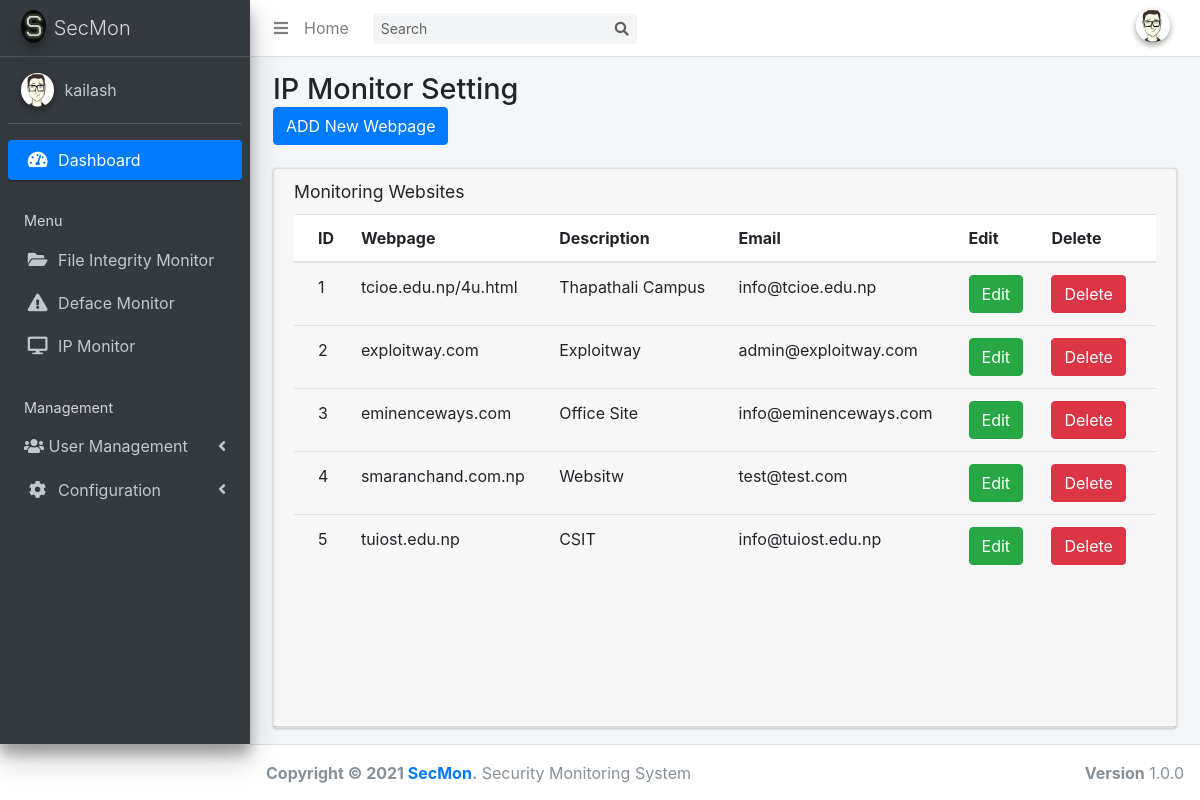
/defacemon_sett.php, run on an earlier commit of the app's database.
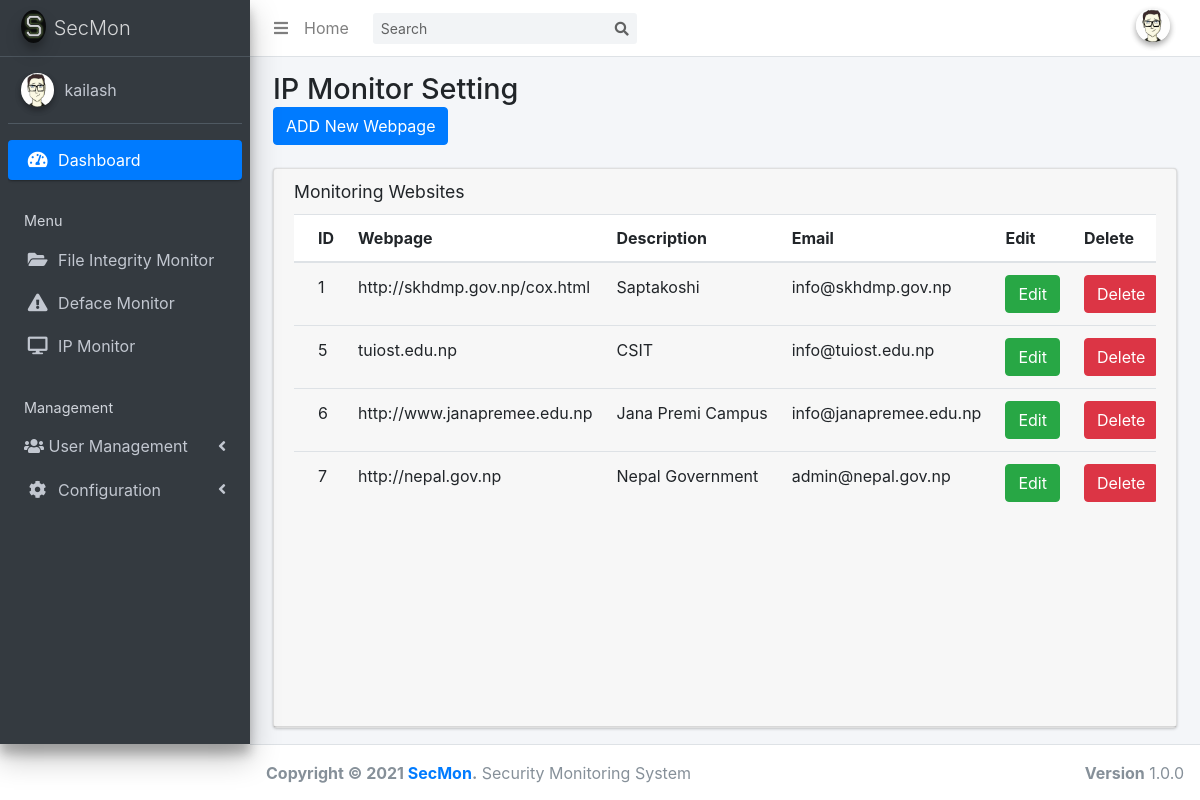
And on a later commit of the database.
### tables this page shows
CREATE TABLE `filescan_config` (
  `id` int(255) NOT NULL,
  `account` varchar(200) NOT NULL,
  `scan_path` varchar(200) NOT NULL,
  `email` varchar(200) NOT NULL,
  `file_extensions` varchar(200) NOT NULL
);

CREATE TABLE `deface_config` (
  `id` int(255) NOT NULL,
  `website` varchar(255) NOT NULL,
  `description` varchar(255) NOT NULL,
  `email` varchar(255) NOT NULL,
  `contact` varchar(255) NOT NULL
);

### defacemon_sett.php (the view, shortened to what this page needs)
<!DOCTYPE html>
<html>
<head>
    <link rel="stylesheet" href="plugins/fontawesome-free/css/all.min.css">
    <link rel="stylesheet" href="https://code.ionicframework.com/ionicons/2.0.1/css/ionicons.min.css">
    <link rel="stylesheet" href="dist/css/adminlte.min.css">
    <link rel="stylesheet" href="https://stackpath.bootstrapcdn.com/bootstrap/4.3.1/css/bootstrap.min.css">
</head>
<body class="hold-transition sidebar-mini">
    <div class="wrapper">
        <?php include 'themepart/nav-bar.php'; ?>
        <?php include 'themepart/sidebar.php'; ?>
        <div class="content-wrapper">
            <section class="content-header">
                <div class="container-fluid">
                    <div class="row mb-2">
                        <div class="col-sm-6">
                            <h1>IP Monitor Setting</h1>
                            <button type="button" class="btn btn-primary" data-toggle="modal" data-target="#addURLModal">ADD New Webpage</button>
                        </div>
                    </div>
                </div>
            </section>
            <section class="content">
                <div class="container-fluid">
                    <div class="row">
                        <div class="col-12">
                            <div class="card">
                                <div class="card-header">
                                    <h3 class="card-title">Monitoring Websites</h3>
                                    <div class="card-body table-responsive p-0" style="height: 500px;">
                                        <?php $connection=mysqli_connect( "localhost", "root", "", "hash_analyzer"); $query="SELECT * FROM deface_config" ; $query_run=mysqli_query($connection, $query); ?>
                                        <table class="table table-head-fixed text-nowrap">
                                            <thead>
                                                <tr>
                                                    <th>ID</th>
                                                    <th>Webpage</th>
                                                    <th>Description</th>
                                                    <th>Email</th>
                                                    <th>Edit</th>
                                                    <th>Delete</th>
                                                </tr>
                                            </thead>
                                            <tbody>
                                                <?php if (mysqli_num_rows($query_run)> 0) { while ($row = mysqli_fetch_assoc($query_run)) { ?>
                                                <tr>
                                                    <td>
                                                        <?php echo $row[ 'id']; ?> </td>
                                                    <td>
                                                        <?php echo $row[ 'website']; ?> </td>
                                                    <td>
                                                        <?php echo $row[ 'description']; ?> </td>
                                                        <td>
                                                        <?php echo $row[ 'email']; ?> </td>
                                                    <td>
                                                        <button type="button" class="btn btn-success editbtnweb" data-toggle="modal" data-target="#editURLModal">Edit</button>
                                                    </td>
                                                    <td>
                                                        <button type="button" class="btn btn-danger deletebtnweb" data-toggle="modal" data-target="#deleteURLModal">Delete</button>
                                                    </td>
                                                </tr>
                                                <?php } } else { echo "No record found!"; } ?>
                                            </tbody>
                                        </table>
                                    </div>
                                </div>
                            </div>
                        </div>
                    </div>
                </div>
            </section>
        </div>
        </div>
    <?php include 'themepart/footer.php'; ?>
</body>
</html>

### themepart/nav-bar.php (shortened to what this page needs)
<nav class="main-header navbar navbar-expand navbar-white navbar-light">
   <ul class="navbar-nav">
     <li class="nav-item">
       <a class="nav-link" data-widget="pushmenu" href="#" role="button"><i class="fas fa-bars"></i></a>
     </li>
     <li class="nav-item d-none d-sm-inline-block">
       <a href="dashboard.php" class="nav-link">Home</a>
     </li>
   </ul>
   <form class="form-inline ml-3">
     <div class="input-group input-group-sm">
       <input class="form-control form-control-navbar" type="search" placeholder="Search" aria-label="Search">
       <div class="input-group-append">
         <button class="btn btn-navbar" type="submit">
           <i class="fas fa-search"></i>
         </button>
       </div>
     </div>
   </form>
   <ul class="navbar-nav ml-auto">
     <li class="nav-item dropdown user-menu">
       <a href="#" class="nav-link dropdown-toggle" data-toggle="dropdown">
         <img src="avatar.png" class="user-image img-circle elevation-2" alt="User Image">
       </a>
     </li>
   </ul>
 </nav>

### themepart/sidebar.php (shortened to what this page needs)
<html>
<head>
</head>
<aside class="main-sidebar sidebar-dark-primary elevation-4">
    <a href="dashboard.php" class="brand-link">
      <img src="dist/img/secmon.png" alt="AdminLTE Logo" class="brand-image img-circle elevation-3"
           style="opacity: .8">
      <span class="brand-text font-weight-light">SecMon</span>
    </a>
    <div class="sidebar">
      <div class="user-panel mt-3 pb-3 mb-3 d-flex">
        <div class="image">
          <img src="dist/img/avatar.png" class="img-circle elevation-2" alt="User Image">
        </div>
        <?php
        $connection = mysqli_connect("localhost","root","","hash_analyzer");
        $query= "SELECT * FROM filescan_config";
        $query_run= mysqli_query($connection,$query);
        $row = mysqli_fetch_assoc($query_run);
        ?>
        <div class="info">
          <a href="#" class="d-block"><?php echo $row['account']; ?></a>
        </div>
      </div>
      <nav class="mt-2">
        <ul class="nav nav-pills nav-sidebar flex-column" data-widget="treeview" role="menu" data-accordion="false">
          <li class="nav-item has-treeview menu-open">
            <a href="dashboard.php" class="nav-link active">
              <i class="nav-icon fas fa-tachometer-alt"></i>
              <p>
                Dashboard
              </p>
            </a>
          </li>
          <li class="nav-header">Menu</li>
          <li class="nav-item has-treeview">
            <a href="fim.php" class="nav-link">
              <i class="nav-icon fa fa-folder-open"></i>
              <p>
                File Integrity Monitor
              </p>
            </a>
          <li class="nav-item has-treeview">
            <a href="webmon.php" class="nav-link">
              <i class="nav-icon fa fa-exclamation-triangle"></i>
              <p>
                Deface Monitor
              </p>
            </a>
             <li class="nav-item has-treeview">
            <a href="ipmon.php" class="nav-link">
              <i class="nav-icon fa fa-desktop"></i>
              <p>
                IP Monitor
              </p>
            </a>
          <li class="nav-header">Management</li>
          <li class="nav-item has-treeview">
            <a href="#" class="nav-link">
              <i class="fas fa-users"></i>
              <p>
                User Management
                <i class="fas fa-angle-left right"></i>
              </p>
            </a>
          </li>
          <li class="nav-item has-treeview">
            <a href="#" class="nav-link">
              <i class="nav-icon fa fa-cog"></i>
              <p>
                Configuration
                <i class="fas fa-angle-left right"></i>
              </p>
            </a>
          </li>
        </ul>
      </nav>
    </div>
  </aside>

### themepart/footer.php
<footer class="main-footer">
  <div class="float-right d-none d-sm-block">
    <b>Version</b> 1.0.0
  </div>
  <strong>Copyright &copy; 2021 <a href="#">SecMon</a>.</strong> Security Monitoring System
</footer>

What changed in the data, as far as the page shows it:
removed deface_config: id "2", website "exploitway.com", description "Exploitway", email "admin@exploitway.com"
removed deface_config: id "3", website "eminenceways.com", description "Office Site", email "info@eminenceways.com"
removed deface_config: id "4", website "smaranchand.com.np", description "Websitw", email "test@test.com"
changed deface_config id 1: website "tcioe.edu.np/4u.html" → "http://skhdmp.gov.np/cox.html"; description "Thapathali Campus" → "Saptakoshi"; email "info@tcioe.edu.np" → "info@skhdmp.gov.np"
added deface_config: id "6", website "http://www.janapremee.edu.np", description "Jana Premi Campus", email "info@janapremee.edu.np"
added deface_config: id "7", website "http://nepal.gov.np", description "Nepal Government", email "admin@nepal.gov.np"
